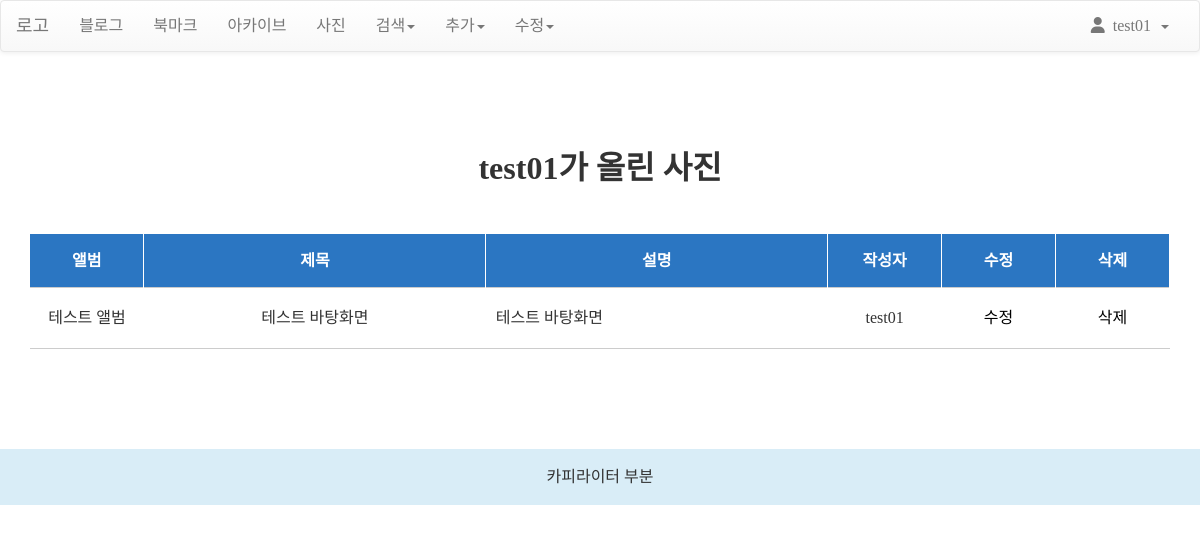
Screenshot of /photo/photo/change/ (signed in) with the database file from the repository.
### photo/models.py (models this page shows, shortened)
class Photo(models.Model):
    album = models.ForeignKey(Album, on_delete=models.CASCADE)
    title = models.CharField('TITLE', max_length=30)
    description = models.TextField('Photo Description', blank=True)
    image = ThumbnailImageField(upload_to='photo/%Y/%m')
    upload_dt = models.DateTimeField('Upload Date', auto_now_add=True)
    owner = models.ForeignKey('auth.User', on_delete=models.CASCADE, verbose_name='OWNER', blank=True, null=True)
    class Meta:
        ordering = ('title', )

class Album(models.Model):
    name = models.CharField(max_length=30)
    description = models.CharField('One Line Description', max_length=100, blank = True)
    owner = models.ForeignKey('auth.User', on_delete=models.CASCADE, verbose_name='OWNER', blank=True, null=True)
    class Meta:
        ordering = ('name', )
    def __str__(self):
        return self.name

### photo/views.py (the view)
# urls.py: path('photo/change/', views.PhotoChangeLV.as_view(), name='photo_change'),
class PhotoChangeLV(LoginRequiredMixin, ListView):
    model = Photo
    template_name = 'photo/photo_change_list.html'
    def get_queryset(self):
        return Photo.objects.filter(owner=self.request.user)

### photo/templates/photo/photo_change_list.html (shortened to what this page needs)
{% extends 'base.html' %}
{% load widget_tweaks %}
{% block content %}
	<h1 class="title">{{ user }}가 올린 사진</h1>
	<div class="mgt50">
		<table class="type01">
			<colgroup>
				<col width="10%">
				<col width="*">
				<col width="30%">
				<col width="10%">
				<col width="10%">
				<col width="10%">
			</colgroup>
			<thead>
				<tr class="table-primary">
					<th>앨범</th>
					<th>제목</th>
					<th>설명</th>
					<th>작성자</th>
					<th>수정</th>
					<th>삭제</th>
				</tr>
			</thead>
			<tbody>
				{% for item in object_list %}
				<tr>
					<td>{{ item.album }}</td>
					<td>{{ item.title }}</td>
					<td class="tal">{{ item.description }}</td>
					<td>{{ item.owner }}</td>
					<td><a href="{% url 'photo:photo_update' item.id %}">수정</a></td>
					<td><a href="{% url 'photo:photo_delete' item.id %}">삭제</a></td>
				</tr>
				{% endfor %}
			</tbody>
		</table>
	</div>
{% endblock %}
{% block footer %}
<footer class="fixed-bottom bg-info">
	<div class="text-white font-italic mr-5">카피라이터 부분</div>
</footer>
{% endblock %}

### templates/base.html (shortened to what this page needs)
<!DOCTYPE html>
<html>
<head>
<link rel="stylesheet" href="https://stackpath.bootstrapcdn.com/bootstrap/3.4.1/css/bootstrap.min.css">
<link rel="stylesheet" href="https://stackpath.bootstrapcdn.com/bootstrap/3.4.1/css/bootstrap-theme.min.css">
{% load static %}
<link rel="stylesheet" href="{% static 'css/style.css' %}">
</head>
<body>
	<nav id="navbar-example" class="navbar navbar-default navbar-static">
		<div class="container-fluid">
			<div class="navbar-header">
				<a class="navbar-brand" href="{% url 'home' %}">로고</a>
			</div>
			<div class="collapse navbar-collapse">
				<ul class="nav navbar-nav">
					<li><a aria-current="page"href="{% url 'blog:index' %}">블로그</a></li>
					<li><a href="{% url 'bookmark:index' %}">북마크</a></li>
                    <li><a href="{% url 'blog:post_archive' %}">아카이브</a></li>
                    <li><a href="{% url 'photo:index' %}">사진</a></li>
					<li>
						<a href="#" class="dropdown-toggle" data-toggle="dropdown">
								검색<span class="caret"></span>
						</a>
					</li>
					<li>
						<a href="#" class="dropdown-toggle" data-toggle="dropdown">
								추가<span class="caret"></span>
						</a>
					</li>
					<li>
						<a href="#" class="dropdown-toggle" data-toggle="dropdown">
								수정<span class="caret"></span>
						</a>
					</li>
				</ul>
				<ul class="nav navbar-nav navbar-right">
					<li>
						 {% if user.is_active %}
						<a href="#" class="dropdown-toggle" data-toggle="dropdown">
							 <i class="fas fa-user"></i>&ensp;{% firstof user.get_shor_name user.get_username %}&ensp;<span class="caret"></span>
						</a>
						{% endif %}
					</li>
				</ul>
			</div>
		</div>
	</nav>
	<div class="container" style="margin:50px auto 100px auto">
		{% block content %}{% endblock %}
	</div>
	{% block footer %}{% endblock %}
</body>
</html>

### static/css/style.css (style rules this page uses)
html, body, div, span, applet, object, iframe, h1, h2, h3, h4, h5, h6, p, blockquote, pre, a, abbr, acronym, address, big, cite, code, del, dfn, em, img, ins, kbd, q, s, samp, small, strike, strong, sub, sup, tt, var, b, u, i, center, dl, dt, dd, ol, ul, li, fieldset, form, label, legend, table, caption, tbody, tfoot, thead, tr, th, td, article, aside, canvas, details, embed, figure, figcaption, footer, header, hgroup, menu, nav, output, ruby, section, summary, time, mark, audio, video { margin: 0; padding: 0; border: 0; font-size: 100%; font: inherit; vertical-align: baseline; font-family: 'Nanum Gothic'; font-style: normal; font-weight: normal; }
article, aside, details, figcaption, figure, footer, header, hgroup, menu, nav, section { display: block; }
body { line-height: 1; }
ol, ul { list-style: none; }
table { border-collapse: collapse; border-spacing: 0; }
a { color: #000; text-decoration: none; outline: none }
.mgt50 { margin-top:50px; }
.title { text-align:center; padding:50px 0 0 0; font-size:2rem; font-weight:700; }
table.type01 { border-collapse: collapse; text-align: left; line-height: 2.5rem; width:100%; border-bottom: 1px solid #ccc; }
table.type01 thead th, table.type01 thead td { text-align:center; font-weight:700; line-height: 2; background:#2B76C2; border-top: 1px solid #2B76C2; border-right: 1px solid #fff; color:#fff; }
table.type01 th { padding: 10px; font-weight: normal; vertical-align: top; border-top: 1px solid #ccc; border-right: 1px solid #ccc; }
table.type01 td { padding: 10px; vertical-align: top; border-top: 1px solid #ccc; text-align:center; }
table.type01 td.tal { text-align:left; }
footer { padding:20px 0; text-align:center; }

### rows the page displays
Photo: album "테스트 앨범", title "테스트 바탕화면", description "테스트 바탕화면", owner "test01"

### other values shown
{{ user }} "test01"
